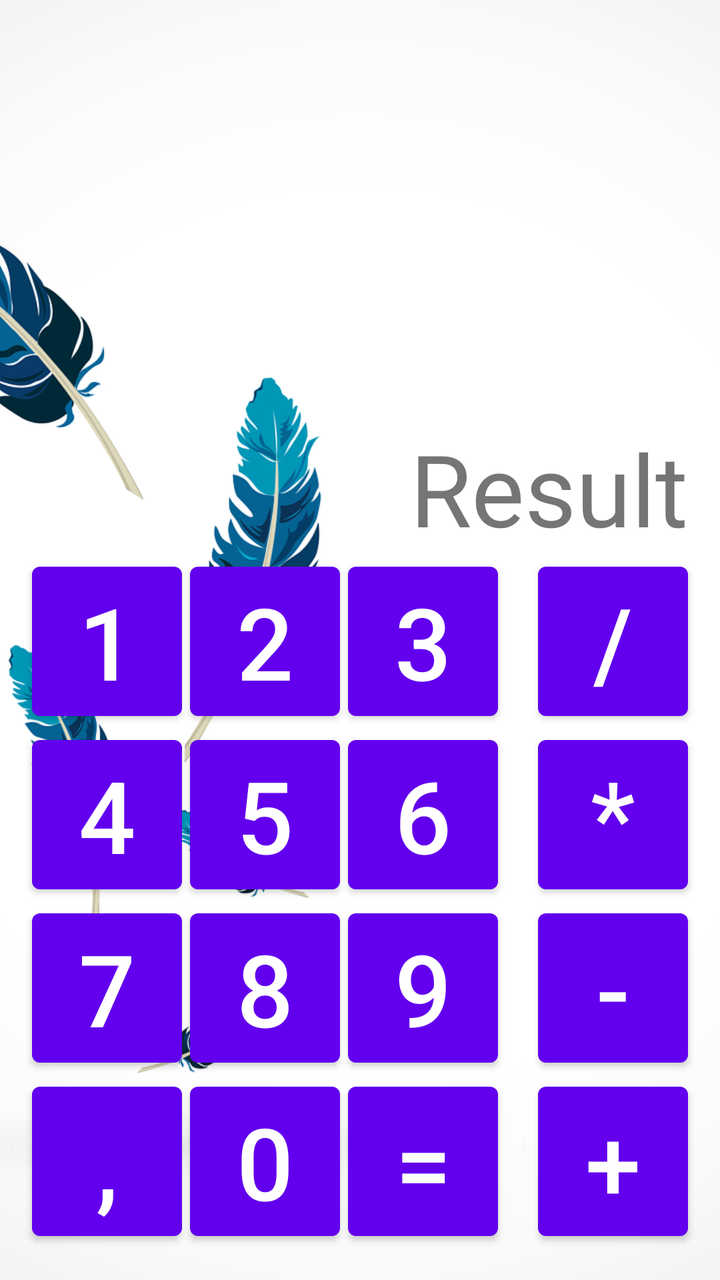
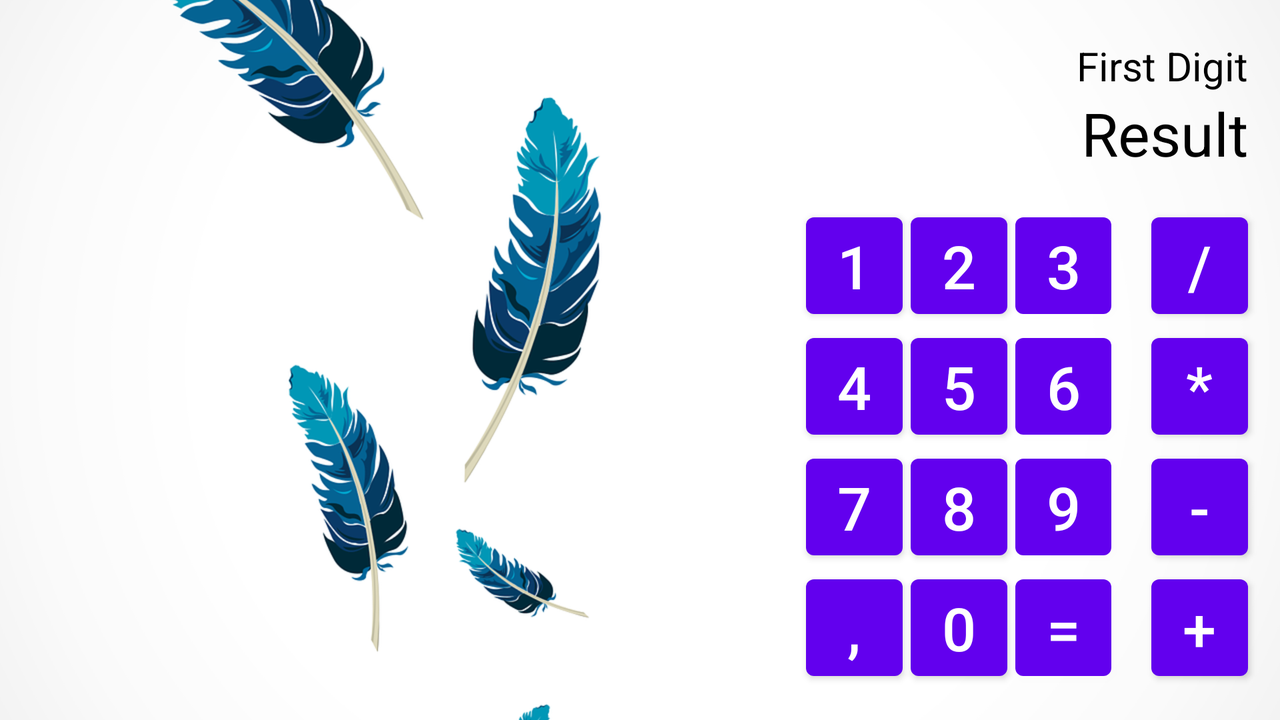

The same Android screen from two of the app's own layout files: first res/layout/ as a phone draws it, then the repository's variant for another configuration, drawn on a device whose configuration selects that folder. Both files follow.
<!-- AndroidManifest.xml: application theme Theme.GbAndroidCalculator -->
<!-- res/layout/activity_main2.xml -->
<?xml version="1.0" encoding="utf-8"?>
<androidx.constraintlayout.widget.ConstraintLayout xmlns:android="http://schemas.android.com/apk/res/android"
    xmlns:app="http://schemas.android.com/apk/res-auto"
    xmlns:tools="http://schemas.android.com/tools"
    android:layout_width="match_parent"
    android:layout_height="match_parent">

    <androidx.appcompat.widget.AppCompatImageView
        android:id="@+id/image"
        android:layout_width="0dp"
        android:layout_height="0dp"
        android:scaleType="centerCrop"
        android:src="@drawable/background"
        app:layout_constraintBottom_toBottomOf="parent"
        app:layout_constraintEnd_toEndOf="parent"
        app:layout_constraintStart_toStartOf="parent"
        app:layout_constraintTop_toTopOf="parent" />

    <TextView
        android:id="@+id/text_result"
        android:layout_width="0dp"
        android:layout_height="wrap_content"
        android:layout_margin="@dimen/margin16"
        android:gravity="end"
        android:textSize="@dimen/btn_text_size"
        app:layout_constraintBottom_toTopOf="@id/btn_4"
        app:layout_constraintEnd_toEndOf="parent"
        app:layout_constraintStart_toStartOf="parent"
        tools:text="Result" />

    <Button
        android:id="@+id/btn_1"
        android:layout_width="0dp"
        android:layout_height="wrap_content"
        android:text="@string/btn_1"
        android:textSize="@dimen/btn_text_size"
        android:layout_marginStart="@dimen/margin16"
        android:layout_marginEnd="@dimen/margin8"
        app:layout_constraintStart_toStartOf="parent"
        app:layout_constraintEnd_toStartOf="@id/btn_2"
        app:layout_constraintTop_toBottomOf="@id/text_result"
        app:layout_constraintBottom_toTopOf="@id/btn_4" />

    <Button
        android:id="@+id/btn_2"
        android:layout_width="0dp"
        android:layout_height="wrap_content"
        android:layout_marginEnd="@dimen/margin8"
        android:text="@string/btn_2"
        android:textSize="@dimen/btn_text_size"
        app:layout_constraintBottom_toTopOf="@id/btn_5"
        app:layout_constraintEnd_toStartOf="@id/btn_3"
        app:layout_constraintStart_toEndOf="@id/btn_1"
        app:layout_constraintTop_toBottomOf="@id/text_result" />

    <Button
        android:id="@+id/btn_3"
        android:layout_width="0dp"
        android:layout_height="wrap_content"
        android:layout_marginEnd="@dimen/margin8"
        android:text="@string/btn_3"
        android:textSize="@dimen/btn_text_size"
        app:layout_constraintBottom_toTopOf="@id/btn_6"
        app:layout_constraintEnd_toStartOf="@id/btn_div"
        app:layout_constraintStart_toEndOf="@id/btn_2"
        app:layout_constraintTop_toBottomOf="@id/text_result" />

    <Button
        android:id="@+id/btn_div"
        android:layout_width="0dp"
        android:layout_height="wrap_content"
        android:layout_marginEnd="@dimen/margin16"
        android:layout_marginStart="@dimen/margin16"
        android:text="@string/btn_div"
        android:textSize="@dimen/btn_text_size"
        app:layout_constraintBottom_toTopOf="@id/btn_multiple"
        app:layout_constraintEnd_toEndOf="parent"
        app:layout_constraintStart_toEndOf="@id/btn_3"
        app:layout_constraintTop_toBottomOf="@id/text_result" />

    <Button
        android:id="@+id/btn_4"
        android:layout_width="0dp"
        android:layout_height="wrap_content"
        android:layout_marginStart="@dimen/margin16"
        android:layout_marginEnd="@dimen/margin8"
        android:text="@string/btn_4"
        android:textSize="@dimen/btn_text_size"
        app:layout_constraintBottom_toTopOf="@id/btn_7"
        app:layout_constraintEnd_toStartOf="@id/btn_5"
        app:layout_constraintStart_toStartOf="parent"
        app:layout_constraintTop_toBottomOf="@id/text_result" />

    <Button
        android:id="@+id/btn_5"
        android:layout_width="0dp"
        android:layout_height="wrap_content"
        android:layout_marginEnd="@dimen/margin8"
        android:text="@string/btn_5"
        android:textSize="@dimen/btn_text_size"
        app:layout_constraintEnd_toStartOf="@id/btn_6"
        app:layout_constraintStart_toEndOf="@id/btn_4"
        app:layout_constraintTop_toBottomOf="@id/btn_2" />

    <Button
        android:id="@+id/btn_6"
        android:layout_width="0dp"
        android:layout_height="wrap_content"
        android:layout_marginEnd="@dimen/margin8"
        android:text="@string/btn_6"
        android:textSize="@dimen/btn_text_size"
        app:layout_constraintEnd_toStartOf="@id/btn_multiple"
        app:layout_constraintStart_toEndOf="@id/btn_5"
        app:layout_constraintTop_toBottomOf="@id/btn_3" />

    <Button
        android:id="@+id/btn_multiple"
        android:layout_width="0dp"
        android:layout_height="wrap_content"
        android:layout_marginEnd="@dimen/margin16"
        android:layout_marginStart="@dimen/margin16"
        android:text="@string/btn_multiple"
        android:textSize="@dimen/btn_text_size"
        app:layout_constraintEnd_toEndOf="parent"
        app:layout_constraintStart_toEndOf="@id/btn_6"
        app:layout_constraintTop_toBottomOf="@id/btn_div" />

    <Button
        android:id="@+id/btn_7"
        android:layout_width="0dp"
        android:layout_height="wrap_content"
        android:layout_marginStart="@dimen/margin16"
        android:layout_marginEnd="@dimen/margin8"
        android:text="@string/btn_7"
        android:textSize="@dimen/btn_text_size"
        app:layout_constraintEnd_toStartOf="@id/btn_8"
        app:layout_constraintStart_toStartOf="parent"
        app:layout_constraintTop_toBottomOf="@id/btn_4" />

    <Button
        android:id="@+id/btn_8"
        android:layout_width="0dp"
        android:layout_height="wrap_content"
        android:layout_marginEnd="@dimen/margin8"
        android:text="@string/btn_8"
        android:textSize="@dimen/btn_text_size"
        app:layout_constraintEnd_toStartOf="@id/btn_9"
        app:layout_constraintStart_toEndOf="@id/btn_7"
        app:layout_constraintTop_toBottomOf="@id/btn_5" />

    <Button
        android:id="@+id/btn_9"
        android:layout_width="0dp"
        android:layout_height="wrap_content"
        android:layout_marginEnd="@dimen/margin8"
        android:text="@string/btn_9"
        android:textSize="@dimen/btn_text_size"
        app:layout_constraintEnd_toStartOf="@id/btn_minus"
        app:layout_constraintStart_toEndOf="@id/btn_8"
        app:layout_constraintTop_toBottomOf="@id/btn_6" />

    <Button
        android:id="@+id/btn_minus"
        android:layout_width="0dp"
        android:layout_height="wrap_content"
        android:layout_marginEnd="@dimen/margin16"
        android:layout_marginStart="@dimen/margin16"
        android:text="@string/btn_minus"
        android:textSize="@dimen/btn_text_size"
        app:layout_constraintEnd_toEndOf="parent"
        app:layout_constraintStart_toEndOf="@id/btn_9"
        app:layout_constraintTop_toBottomOf="@id/btn_multiple" />

    <Button
        android:id="@+id/btn_dot"
        android:layout_width="0dp"
        android:layout_height="wrap_content"
        android:layout_marginStart="@dimen/margin16"
        android:layout_marginEnd="@dimen/margin8"
        android:layout_marginBottom="@dimen/margin16"
        android:text="@string/btn_dot"
        android:textSize="@dimen/btn_text_size"
        app:layout_constraintBottom_toBottomOf="parent"
        app:layout_constraintEnd_toStartOf="@id/btn_0"
        app:layout_constraintStart_toStartOf="parent"
        app:layout_constraintTop_toBottomOf="@id/btn_7" />

    <Button
        android:id="@+id/btn_0"
        android:layout_width="0dp"
        android:layout_height="wrap_content"
        android:layout_marginEnd="@dimen/margin8"
        android:layout_marginBottom="@dimen/margin16"
        android:text="@string/btn_0"
        android:textSize="@dimen/btn_text_size"
        app:layout_constraintBottom_toBottomOf="parent"
        app:layout_constraintEnd_toStartOf="@id/btn_result"
        app:layout_constraintStart_toEndOf="@id/btn_dot"
        app:layout_constraintTop_toBottomOf="@id/btn_8" />

    <Button
        android:id="@+id/btn_result"
        android:layout_width="0dp"
        android:layout_height="wrap_content"
        android:layout_marginEnd="@dimen/margin8"
        android:layout_marginBottom="@dimen/margin16"
        android:text="@string/btn_res"
        android:textSize="@dimen/btn_text_size"
        app:layout_constraintBottom_toBottomOf="parent"
        app:layout_constraintEnd_toStartOf="@id/btn_plus"
        app:layout_constraintStart_toEndOf="@id/btn_0"
        app:layout_constraintTop_toBottomOf="@id/btn_9" />

    <Button
        android:id="@+id/btn_plus"
        android:layout_width="0dp"
        android:layout_height="wrap_content"
        android:layout_marginEnd="@dimen/margin16"
        android:layout_marginStart="@dimen/margin16"
        android:layout_marginBottom="@dimen/margin16"
        android:text="@string/btn_plus"
        android:textSize="@dimen/btn_text_size"
        app:layout_constraintBottom_toBottomOf="parent"
        app:layout_constraintEnd_toEndOf="parent"
        app:layout_constraintStart_toEndOf="@id/btn_result"
        app:layout_constraintTop_toBottomOf="@id/btn_minus" />

</androidx.constraintlayout.widget.ConstraintLayout>
<!-- resources referenced by this layout -->
<resources>
  <dimen name="btn_text_size">50sp</dimen>
  <dimen name="margin16">16dp</dimen>
  <dimen name="margin8">4dp</dimen>
  <!-- drawable background: png bitmap (drawable, 185167 bytes) -->
  <string name="btn_0">0</string>
  <string name="btn_1">1</string>
  <string name="btn_2">2</string>
  <string name="btn_3">3</string>
  <string name="btn_4">4</string>
  <string name="btn_5">5</string>
  <string name="btn_6">6</string>
  <string name="btn_7">7</string>
  <string name="btn_8">8</string>
  <string name="btn_9">9</string>
  <string name="btn_div">/</string>
  <string name="btn_dot">,</string>
  <string name="btn_minus">-</string>
  <string name="btn_multiple">*</string>
  <string name="btn_plus">+</string>
  <string name="btn_res">=</string>
  <style name="Theme.GbAndroidCalculator" parent="Theme.MaterialComponents.DayNight.NoActionBar">
          
          <item name="colorPrimary">@color/purple_500</item>
          <item name="colorPrimaryVariant">@color/purple_700</item>
          <item name="colorOnPrimary">@color/white</item>
          
          <item name="colorSecondary">@color/teal_200</item>
          <item name="colorSecondaryVariant">@color/teal_700</item>
          <item name="colorOnSecondary">@color/black</item>
          
          <item name="android:statusBarColor" tools:targetApi="l">?attr/colorPrimaryVariant</item>
          
          <item name="android:navigationBarColor">@color/white</item>
      </style>
  <color name="purple_500">#FF6200EE</color>
  <color name="purple_700">#FF3700B3</color>
  <color name="white">#FFFFFFFF</color>
  <color name="teal_200">#FF03DAC5</color>
  <color name="teal_700">#FF018786</color>
  <color name="black">#FF000000</color>
</resources>
<!-- res/layout-land/activity_main2.xml (the repository's variant of the layout above) -->
<!-- drawn on the phone turned sideways -->
<?xml version="1.0" encoding="utf-8"?>
<androidx.constraintlayout.widget.ConstraintLayout xmlns:android="http://schemas.android.com/apk/res/android"
    xmlns:app="http://schemas.android.com/apk/res-auto"
    xmlns:tools="http://schemas.android.com/tools"
    android:layout_width="match_parent"
    android:layout_height="match_parent">

    <androidx.appcompat.widget.AppCompatImageView
        android:id="@+id/image"
        android:layout_width="0dp"
        android:layout_height="0dp"
        android:scaleType="centerCrop"
        android:src="@drawable/background"
        app:layout_constraintBottom_toBottomOf="parent"
        app:layout_constraintEnd_toEndOf="parent"
        app:layout_constraintStart_toStartOf="parent"
        app:layout_constraintTop_toTopOf="parent" />

    <TextView
        android:id="@+id/text_first_digit"
        android:layout_width="0dp"
        android:layout_height="wrap_content"
        android:text="@string/first_digit"
        android:textAlignment="textEnd"
        android:textColor="@color/black"
        android:textSize="@dimen/first_digit_size_land"
        app:layout_constraintBottom_toTopOf="@id/text_result"
        app:layout_constraintEnd_toEndOf="@id/text_result"
        app:layout_constraintStart_toStartOf="@id/text_result"
        tools:text="@string/tools_first_digit" />

    <TextView
        android:id="@+id/text_result"
        android:layout_width="0dp"
        android:layout_height="wrap_content"
        android:layout_margin="@dimen/margin16"
        android:text="@string/text_result"
        android:textAlignment="textEnd"
        android:textColor="@color/black"
        android:textSize="@dimen/btn_text_size_land"
        app:layout_constraintBottom_toTopOf="@id/btn_3"
        app:layout_constraintEnd_toEndOf="parent"
        app:layout_constraintStart_toStartOf="@id/btn_2"
        tools:text="Result" />

    <Button
        android:id="@+id/btn_1"
        android:layout_width="0dp"
        android:layout_height="wrap_content"
        android:layout_marginStart="@dimen/margin16"
        android:layout_marginEnd="@dimen/margin8"
        android:text="@string/btn_1"
        android:textSize="@dimen/btn_text_size_land"
        app:layout_constraintBottom_toTopOf="@id/btn_4"
        app:layout_constraintEnd_toStartOf="@id/btn_2"
        app:layout_constraintStart_toStartOf="@id/guideline"
        app:layout_constraintTop_toTopOf="@id/btn_2" />

    <Button
        android:id="@+id/btn_2"
        android:layout_width="0dp"
        android:layout_height="wrap_content"
        android:layout_marginEnd="@dimen/margin8"
        android:text="@string/btn_2"
        android:textSize="@dimen/btn_text_size_land"
        app:layout_constraintBottom_toTopOf="@id/btn_5"
        app:layout_constraintEnd_toStartOf="@id/btn_3"
        app:layout_constraintStart_toEndOf="@id/btn_1" />

    <Button
        android:id="@+id/btn_3"
        android:layout_width="0dp"
        android:layout_height="wrap_content"
        android:layout_marginEnd="@dimen/margin8"
        android:text="@string/btn_3"
        android:textSize="@dimen/btn_text_size_land"
        app:layout_constraintBottom_toTopOf="@id/btn_6"
        app:layout_constraintEnd_toStartOf="@id/btn_div"
        app:layout_constraintStart_toEndOf="@id/btn_2"
        app:layout_constraintTop_toTopOf="@id/btn_2" />

    <Button
        android:id="@+id/btn_div"
        android:layout_width="0dp"
        android:layout_height="wrap_content"
        android:layout_marginStart="@dimen/margin16"
        android:layout_marginEnd="@dimen/margin16"
        android:text="@string/btn_div"
        android:textSize="@dimen/btn_text_size_land"
        app:layout_constraintBottom_toTopOf="@id/btn_multiple"
        app:layout_constraintEnd_toEndOf="parent"
        app:layout_constraintStart_toEndOf="@id/btn_3"
        app:layout_constraintTop_toTopOf="@id/btn_2" />

    <Button
        android:id="@+id/btn_4"
        android:layout_width="0dp"
        android:layout_height="wrap_content"
        android:layout_marginStart="@dimen/margin16"
        android:layout_marginEnd="@dimen/margin8"
        android:text="@string/btn_4"
        android:textSize="@dimen/btn_text_size_land"
        app:layout_constraintBottom_toTopOf="@id/btn_7"
        app:layout_constraintEnd_toStartOf="@id/btn_5"
        app:layout_constraintStart_toStartOf="@id/guideline"
        app:layout_constraintTop_toBottomOf="@id/btn_1" />

    <Button
        android:id="@+id/btn_5"
        android:layout_width="0dp"
        android:layout_height="wrap_content"
        android:layout_marginEnd="@dimen/margin8"
        android:text="@string/btn_5"
        android:textSize="@dimen/btn_text_size_land"
        app:layout_constraintEnd_toStartOf="@id/btn_6"
        app:layout_constraintStart_toEndOf="@id/btn_4"
        app:layout_constraintTop_toBottomOf="@id/btn_2" />

    <Button
        android:id="@+id/btn_6"
        android:layout_width="0dp"
        android:layout_height="wrap_content"
        android:layout_marginEnd="@dimen/margin8"
        android:text="@string/btn_6"
        android:textSize="@dimen/btn_text_size_land"
        app:layout_constraintEnd_toStartOf="@id/btn_multiple"
        app:layout_constraintStart_toEndOf="@id/btn_5"
        app:layout_constraintTop_toBottomOf="@id/btn_3" />

    <Button
        android:id="@+id/btn_multiple"
        android:layout_width="0dp"
        android:layout_height="wrap_content"
        android:layout_marginStart="@dimen/margin16"
        android:layout_marginEnd="@dimen/margin16"
        android:text="@string/btn_multiple"
        android:textSize="@dimen/btn_text_size_land"
        app:layout_constraintEnd_toEndOf="parent"
        app:layout_constraintStart_toEndOf="@id/btn_6"
        app:layout_constraintTop_toBottomOf="@id/btn_div" />

    <Button
        android:id="@+id/btn_7"
        android:layout_width="0dp"
        android:layout_height="wrap_content"
        android:layout_marginStart="@dimen/margin16"
        android:layout_marginEnd="@dimen/margin8"
        android:text="@string/btn_7"
        android:textSize="@dimen/btn_text_size_land"
        app:layout_constraintBottom_toTopOf="@id/btn_dot"
        app:layout_constraintEnd_toStartOf="@id/btn_8"
        app:layout_constraintStart_toStartOf="@id/guideline"
        app:layout_constraintTop_toBottomOf="@id/btn_4" />

    <Button
        android:id="@+id/btn_8"
        android:layout_width="0dp"
        android:layout_height="wrap_content"
        android:layout_marginEnd="@dimen/margin8"
        android:text="@string/btn_8"
        android:textSize="@dimen/btn_text_size_land"
        app:layout_constraintEnd_toStartOf="@id/btn_9"
        app:layout_constraintStart_toEndOf="@id/btn_7"
        app:layout_constraintTop_toBottomOf="@id/btn_5" />

    <Button
        android:id="@+id/btn_9"
        android:layout_width="0dp"
        android:layout_height="wrap_content"
        android:layout_marginEnd="@dimen/margin8"
        android:text="@string/btn_9"
        android:textSize="@dimen/btn_text_size_land"
        app:layout_constraintEnd_toStartOf="@id/btn_minus"
        app:layout_constraintStart_toEndOf="@id/btn_8"
        app:layout_constraintTop_toBottomOf="@id/btn_6" />

    <Button
        android:id="@+id/btn_minus"
        android:layout_width="0dp"
        android:layout_height="wrap_content"
        android:layout_marginStart="@dimen/margin16"
        android:layout_marginEnd="@dimen/margin16"
        android:text="@string/btn_minus"
        android:textSize="@dimen/btn_text_size_land"
        app:layout_constraintEnd_toEndOf="parent"
        app:layout_constraintStart_toEndOf="@id/btn_9"
        app:layout_constraintTop_toBottomOf="@id/btn_multiple" />

    <Button
        android:id="@+id/btn_dot"
        android:layout_width="0dp"
        android:layout_height="wrap_content"
        android:layout_marginStart="@dimen/margin16"
        android:layout_marginEnd="@dimen/margin8"
        android:layout_marginBottom="@dimen/margin16"
        android:text="@string/btn_dot"
        android:textSize="@dimen/btn_text_size_land"
        app:layout_constraintBottom_toBottomOf="parent"
        app:layout_constraintEnd_toStartOf="@id/btn_0"
        app:layout_constraintStart_toStartOf="@id/guideline"
        app:layout_constraintTop_toBottomOf="@id/btn_7" />

    <Button
        android:id="@+id/btn_0"
        android:layout_width="0dp"
        android:layout_height="wrap_content"
        android:layout_marginEnd="@dimen/margin8"
        android:layout_marginBottom="@dimen/margin16"
        android:text="@string/btn_0"
        android:textSize="@dimen/btn_text_size_land"
        app:layout_constraintBottom_toBottomOf="parent"
        app:layout_constraintEnd_toStartOf="@id/btn_result"
        app:layout_constraintStart_toEndOf="@id/btn_dot"
        app:layout_constraintTop_toBottomOf="@id/btn_8" />

    <Button
        android:id="@+id/btn_result"
        android:layout_width="0dp"
        android:layout_height="wrap_content"
        android:layout_marginEnd="@dimen/margin8"
        android:layout_marginBottom="@dimen/margin16"
        android:text="@string/btn_res"
        android:textSize="@dimen/btn_text_size_land"
        app:layout_constraintBottom_toBottomOf="parent"
        app:layout_constraintEnd_toStartOf="@id/btn_plus"
        app:layout_constraintStart_toEndOf="@id/btn_0"
        app:layout_constraintTop_toBottomOf="@id/btn_9" />

    <Button
        android:id="@+id/btn_plus"
        android:layout_width="0dp"
        android:layout_height="wrap_content"
        android:layout_marginStart="@dimen/margin16"
        android:layout_marginEnd="@dimen/margin16"
        android:layout_marginBottom="@dimen/margin16"
        android:text="@string/btn_plus"
        android:textSize="@dimen/btn_text_size_land"
        app:layout_constraintBottom_toBottomOf="parent"
        app:layout_constraintEnd_toEndOf="parent"
        app:layout_constraintStart_toEndOf="@id/btn_result"
        app:layout_constraintTop_toBottomOf="@id/btn_minus" />

    <androidx.constraintlayout.widget.Guideline
        android:id="@+id/guideline"
        android:layout_width="wrap_content"
        android:layout_height="wrap_content"
        android:orientation="vertical"
        app:layout_constraintGuide_begin="387dp"
        app:layout_constraintStart_toStartOf="parent" />
</androidx.constraintlayout.widget.ConstraintLayout>
<!-- resources referenced by the variant -->
<!-- as the phone turned sideways resolves them -->
<resources>
  <color name="black">#FF000000</color>
  <dimen name="btn_text_size_land">30sp</dimen>
  <dimen name="first_digit_size_land">20sp</dimen>
  <dimen name="margin16">16dp</dimen>
  <dimen name="margin8">4dp</dimen>
  <!-- drawable background: png bitmap (drawable, 185167 bytes) -->
  <string name="btn_0">0</string>
  <string name="btn_1">1</string>
  <string name="btn_2">2</string>
  <string name="btn_3">3</string>
  <string name="btn_4">4</string>
  <string name="btn_5">5</string>
  <string name="btn_6">6</string>
  <string name="btn_7">7</string>
  <string name="btn_8">8</string>
  <string name="btn_9">9</string>
  <string name="btn_div">/</string>
  <string name="btn_dot">,</string>
  <string name="btn_minus">-</string>
  <string name="btn_multiple">*</string>
  <string name="btn_plus">+</string>
  <string name="btn_res">=</string>
  <string name="first_digit">" "</string>
  <string name="text_result">0</string>
  <string name="tools_first_digit">First Digit</string>
  <style name="Theme.GbAndroidCalculator" parent="Theme.MaterialComponents.DayNight.NoActionBar">
          
          <item name="colorPrimary">@color/purple_500</item>
          <item name="colorPrimaryVariant">@color/purple_700</item>
          <item name="colorOnPrimary">@color/white</item>
          
          <item name="colorSecondary">@color/teal_200</item>
          <item name="colorSecondaryVariant">@color/teal_700</item>
          <item name="colorOnSecondary">@color/black</item>
          
          <item name="android:statusBarColor" tools:targetApi="l">?attr/colorPrimaryVariant</item>
          
          <item name="android:navigationBarColor">@color/white</item>
      </style>
  <color name="purple_500">#FF6200EE</color>
  <color name="purple_700">#FF3700B3</color>
  <color name="white">#FFFFFFFF</color>
  <color name="teal_200">#FF03DAC5</color>
  <color name="teal_700">#FF018786</color>
</resources>
